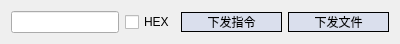
  <widget class="QWidget" name="layoutWidget">
   <property name="geometry">
    <rect>
     <x>10</x>
     <y>58</y>
     <width>400</width>
     <height>30</height>
    </rect>
   </property>
   <layout class="QGridLayout" name="gridLayout">
    <item row="0" column="0">
     <widget class="QLineEdit" name="sendText">
      <property name="sizePolicy">
       <sizepolicy hsizetype="Minimum" vsizetype="Fixed">
        <horstretch>0</horstretch>
        <verstretch>0</verstretch>
       </sizepolicy>
      </property>
      <property name="minimumSize">
       <size>
        <width>100</width>
        <height>0</height>
       </size>
      </property>
      <property name="maximumSize">
       <size>
        <width>16777215</width>
        <height>26</height>
       </size>
      </property>
      <property name="styleSheet">
       <string notr="true">font: 11pt &quot;微软雅黑&quot;;

color: black; 
                                       
</string>
      </property>
     </widget>
    </item>
    <item row="0" column="1">
     <widget class="QCheckBox" name="hexCheck">
      <property name="sizePolicy">
       <sizepolicy hsizetype="Maximum" vsizetype="Fixed">
        <horstretch>0</horstretch>
        <verstretch>0</verstretch>
       </sizepolicy>
      </property>
      <property name="styleSheet">
       <string notr="true">
font: 11pt &quot;微软雅黑&quot;;

color: black; 

</string>
      </property>
      <property name="text">
       <string>HEX</string>
      </property>
     </widget>
    </item>
    <item row="0" column="2">
     <widget class="QPushButton" name="sendPB">
      <property name="minimumSize">
       <size>
        <width>80</width>
        <height>0</height>
       </size>
      </property>
      <property name="styleSheet">
       <string notr="true">QPushButton
{
font: 11pt &quot;微软雅黑&quot;;

color: black; 
background-color:rgb(218, 223, 237);                                       

	
border:1px groove black; 
border-style: outset;
}
QPushButton::hover
{ /*鼠标悬停在按钮上时*/
font: 11pt &quot;微软雅黑&quot;;
color: black;
 background-color: rgb(255, 255, 255);
border:1px groove black; 
border-style: outset;
}
QPushButton::pressed
{
font: 11pt &quot;微软雅黑&quot;;
color: black; 
border:1px groove black; 
	background-color: rgb(201, 206, 218);
border-style: outset;
}

                   </string>
      </property>
      <property name="text">
       <string>下发指令</string>
      </property>
     </widget>
    </item>
    <item row="0" column="3">
     <widget class="QPushButton" name="sendFile">
      <property name="minimumSize">
       <size>
        <width>80</width>
        <height>0</height>
       </size>
      </property>
      <property name="toolTip">
       <string>&lt;html&gt;&lt;head/&gt;&lt;body&gt;&lt;p&gt;&lt;span style=&quot; font-family:'宋体'; font-size:12pt;&quot;&gt;说明：&lt;/span&gt;&lt;/p&gt;&lt;p&gt;&lt;span style=&quot; font-family:'宋体'; font-size:12pt;&quot;&gt;下发文件上限为**，&lt;/span&gt;&lt;/p&gt;&lt;p&gt;&lt;span style=&quot; font-family:'宋体'; font-size:12pt;&quot;&gt;若所需文件超过此上限，&lt;/span&gt;&lt;/p&gt;&lt;p&gt;&lt;span style=&quot; font-family:'宋体'; font-size:12pt;&quot;&gt;用户自行分多个文件下发&lt;/span&gt;&lt;/p&gt;&lt;/body&gt;&lt;/html&gt;</string>
      </property>
      <property name="styleSheet">
       <string notr="true">QPushButton
{
font: 11pt &quot;微软雅黑&quot;;

color: black; 
background-color:rgb(218, 223, 237);                                       

	
border:1px groove black; 
border-style: outset;
}
QPushButton::hover
{ /*鼠标悬停在按钮上时*/
font: 11pt &quot;微软雅黑&quot;;
color: black;
 background-color: rgb(255, 255, 255);
border:1px groove black; 
border-style: outset;
}
QPushButton::pressed
{
font: 11pt &quot;微软雅黑&quot;;
color: black; 
border:1px groove black; 
	background-color: rgb(201, 206, 218);
border-style: outset;
}

                   </string>
      </property>
      <property name="text">
       <string>下发文件</string>
      </property>
     </widget>
    </item>
   </layout>
  </widget>
